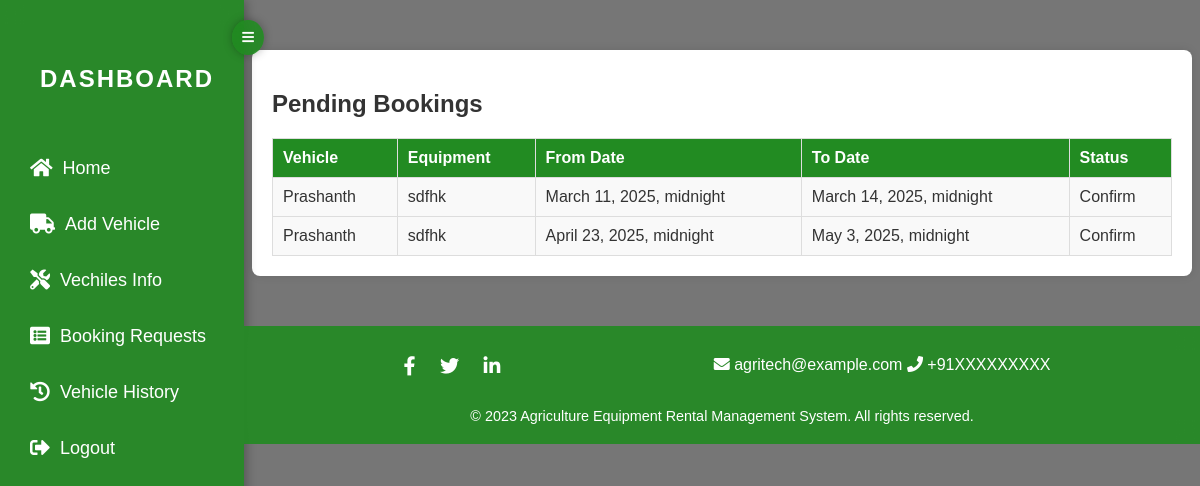
The page /confirmed-list (signed in) on the database its author committed.
### application/models.py (models this page shows, shortened)
class Booking(models.Model):
    customer = models.ForeignKey(User, on_delete=models.CASCADE)
    vehicle = models.ForeignKey(Vehicle, on_delete=models.SET_NULL, null=True, blank=True)
    equipment = models.ForeignKey(Equipment, on_delete=models.SET_NULL, null=True, blank=True)
    start_date = models.DateTimeField()
    end_date = models.DateTimeField()
    payment_status = models.CharField(
        max_length=20, choices=[('Pending', 'Pending'), ('Paid', 'Paid'), ('Cancelled', 'Cancelled')],
    default='Pending ')
    created_at = models.DateTimeField(auto_now_add=True)
    book_status=models.CharField(
        max_length=20, choices=[('Pending', 'Pending'), ('Confirm', 'Confirm'), ('Cancelled', 'Cancelled')],default='Pending '
    )

class Vehicle(models.Model):
    name = models.CharField(max_length=100)
    brand = models.CharField(max_length=50)
    model = models.CharField(max_length=50)
    registration_number = models.CharField(max_length=50, unique=True)
    availability_status = models.BooleanField(default=True)
    daily_rate = models.DecimalField(max_digits=10, decimal_places=2)
    owner = models.ForeignKey(User, on_delete=models.CASCADE)  # Linking to owner
    created_at = models.DateTimeField(auto_now_add=True)

class Equipment(models.Model):
    vehicle=models.ForeignKey(Vehicle,on_delete=models.CASCADE)
    name = models.CharField(max_length=100)
    category = models.CharField(max_length=50)  # Example: Seeder, Harvester, Plow
    description = models.TextField()
    condition = models.CharField(max_length=50, choices=[('New', 'New'), ('Used', 'Used')])
    daily_rate = models.DecimalField(max_digits=10, decimal_places=2)
    availability_status = models.BooleanField(default=True)
    owner = models.ForeignKey(User, on_delete=models.CASCADE)  # Equipment owner
    created_at = models.DateTimeField(auto_now_add=True)

### application/views.py (the view)
# urls.py: path('confirmed-list',views.confirm_list,name='confirm_list')
@login_required
def confirm_list(request):
    if request.user.is_staff:  # Admin/Owner views all bookings
        bookings = Booking.objects.filter(vehicle__owner=request.user,book_status='Confirm' or 'Cancel')
    return render(request, 'view_bookings.html', {'bookings': bookings,'confirmed':True})

### template/view_bookings.html (shortened to what this page needs)
{% extends 'base.html' %}
{% load static %}
{% block main %}
<div class="container">
    <h2 class="text-center">{% if user.is_staff %}Pending Bookings{% else %}My Bookings{% endif %}</h2>
    {% if bookings %}
        <table class="table">
            <thead>
                <tr>
                    <th>Vehicle</th>
                    <th>Equipment</th>
                    <th>From Date</th>
                    <th>To Date</th>
                    <th>Status</th>
                </tr>
            </thead>
            <tbody>
                {% for booking in bookings %}
                <tr>
                    <td>{{ booking.vehicle.name }}</td>
                    <td>{% if booking.equipment %}{{ booking.equipment.name }}{% else %}None{% endif %}</td>
                    <td>{{ booking.start_date }}</td>
                    <td>{{ booking.end_date }}</td>
                    <td>{{ booking.book_status }}</td>
                </tr>
                {% endfor %}
            </tbody>
        </table>
    {% else %}
        <p class="text-center">No bookings found.</p>
    {% endif %}
</div>
{% endblock %}

### template/base.html (style rules this page uses)
body { font-family: 'Arial', sans-serif; margin: 0; padding: 0; background-image: url('https://images.unsplash.com/photo-1464226184884-fa280b87c399?ixlib=rb-1.2.1&auto=format&fit=crop&w=1950&q=80'); background-position: center; background-size: cover; background-repeat: no-repeat; color: #333; min-height: 100vh; position: relative; }
body::before { content: ''; position: absolute; top: 0; left: 0; width: 100%; height: 100%; background: rgba(61, 60, 60, 0.7); z-index: 0; }

### template/view_bookings.html (style rules this page uses)
.container { max-width: 900px; margin: 50px auto; background: #fff; padding: 20px; border-radius: 8px; box-shadow: 0px 0px 10px rgba(0, 0, 0, 0.1); }
.table { width: 100%; border-collapse: collapse; margin-top: 20px; }
.table th, .table td { padding: 10px; text-align: left; border: 1px solid #ddd; }
.table th { background-color: #228b22; color: white; }
.table td { background-color: #f9f9f9; }

### rows shown on the page
Booking: vehicle.name "Prashanth", equipment.name "sdfhk", start_date "March 11, 2025, midnight", end_date "March 14, 2025, midnight", book_status "Confirm"
Booking: vehicle.name "Prashanth", equipment.name "sdfhk", start_date "April 23, 2025, midnight", end_date "May 3, 2025, midnight", book_status "Confirm"
